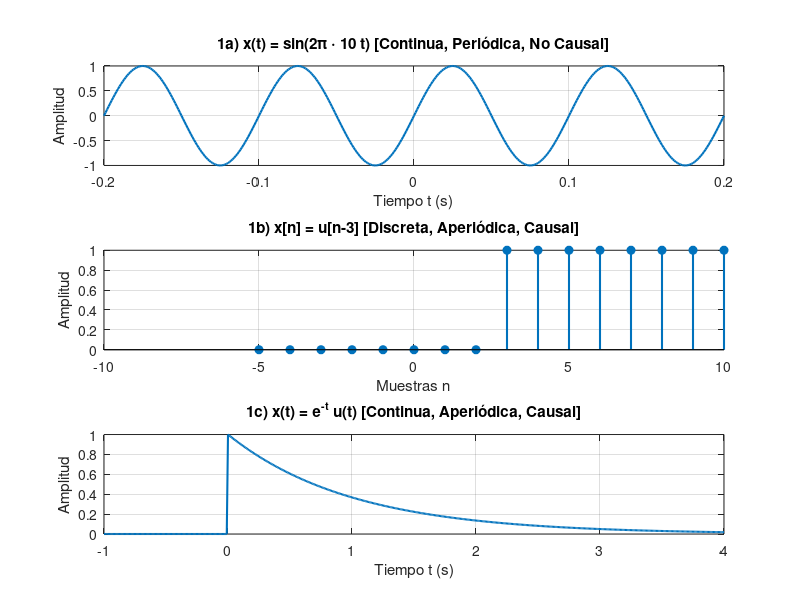
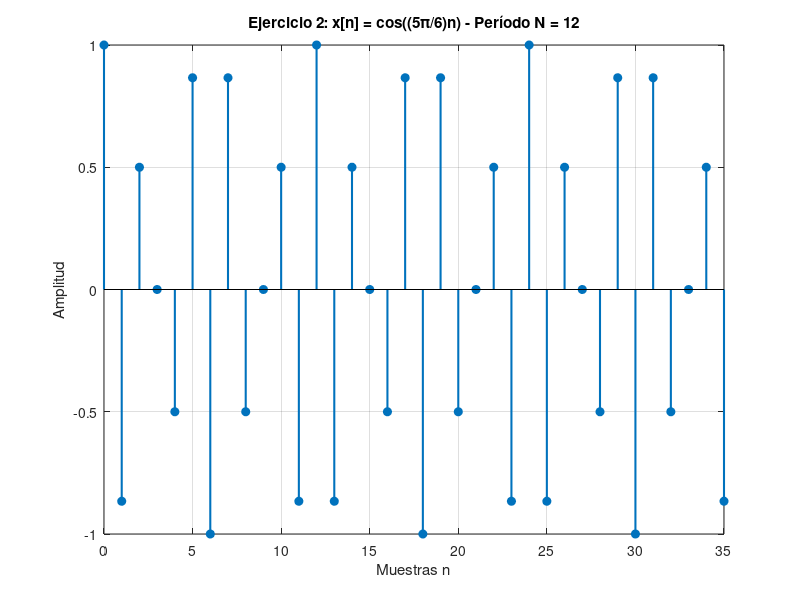
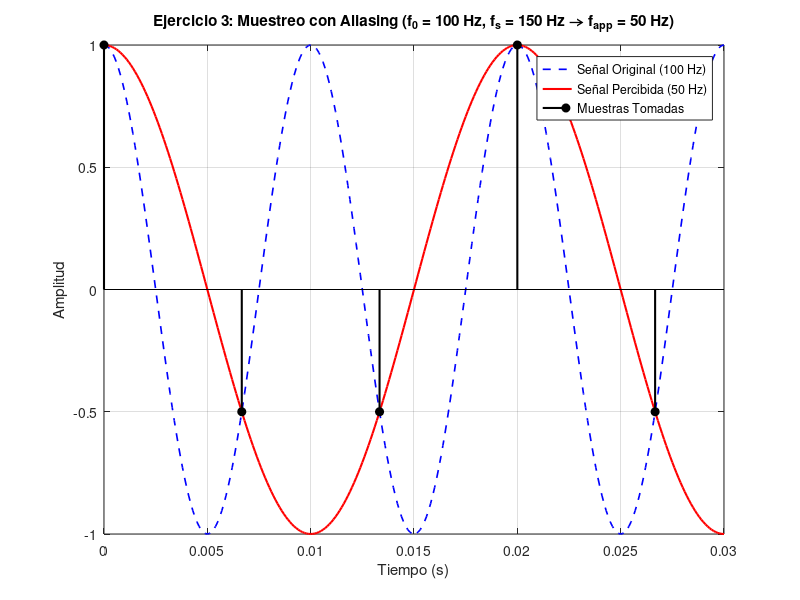
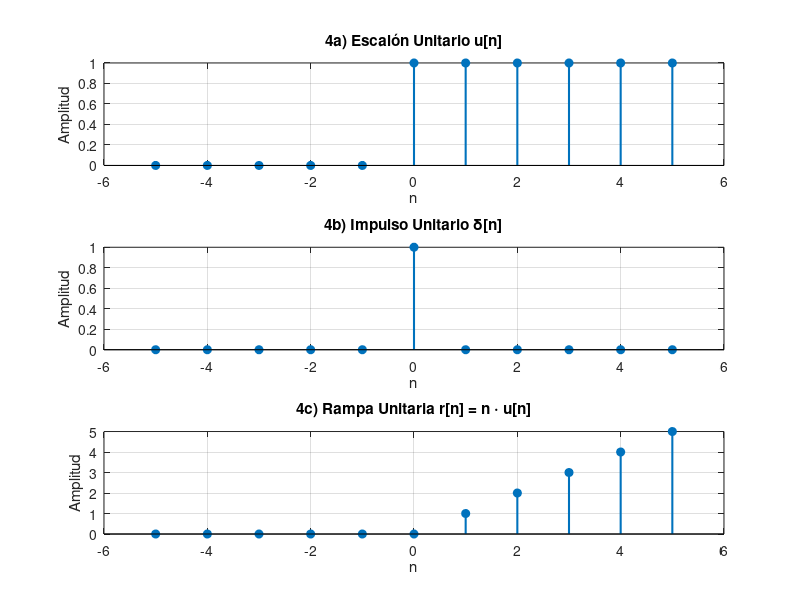

Recreate these plots in MATLAB, in order.
% =========================================================================
% Universidad Nacional Autónoma de México
% Asigantura: Procesamiento Digital de Señales
% TEMA: Ejercicios de Señales en Tiempo Continuo y Discreto
% 
% INTEGRANTES:
%   - Cruces Nuñez Claudia Meera (320277038)
%   - Téllez Olmedo Eduardo Iván (321134873)
% =========================================================================
%% Limpieza del entorno
clear; clc; close all;

%% ------------------------------------------------------------------------
% EJERCICIO 1: Visualización de las señales
% ------------------------------------------------------------------------
figure('Name', 'Ejercicio 1');

% a) x(t) = sin(2*pi*10*t)
t = -0.2:0.001:0.2; % Vector de tiempo continuo (-0.2 a 0.2 segundos)
xa = sin(2*pi*10*t);
subplot(3,1,1);
plot(t, xa, 'LineWidth', 1.5);
title('1a) x(t) = sin(2\pi \cdot 10 t) [Continua, Periódica, No Causal]');
xlabel('Tiempo t (s)'); ylabel('Amplitud'); grid on;

% b) x[n] = u[n-3]
n = -5:10; % Vector de tiempo discreto (-5 a 10)
xb = double(n >= 3); % Función escalón desplazada 3 unidades a la derecha
subplot(3,1,2);
stem(n, xb, 'filled', 'LineWidth', 1.5);
title('1b) x[n] = u[n-3] [Discreta, Aperiódica, Causal]');
xlabel('Muestras n'); ylabel('Amplitud'); grid on;

% c) x(t) = e^(-t)*u(t)
tc = -1:0.01:4;
xc = exp(-tc) .* (tc >= 0); % Multiplicación por u(t)
subplot(3,1,3);
plot(tc, xc, 'LineWidth', 1.5);
title('1c) x(t) = e^{-t} u(t) [Continua, Aperiódica, Causal]');
xlabel('Tiempo t (s)'); ylabel('Amplitud'); grid on;

%% ------------------------------------------------------------------------
% EJERCICIO 2: Periodicidad de x[n] = cos((5*pi/6)*n)
% ------------------------------------------------------------------------
figure('Name', 'Ejercicio 2');
n2 = 0:35; % Mostramos 3 periodos completos (3 * 12 = 36 muestras)
x2 = cos((5*pi/6) * n2);

stem(n2, x2, 'filled', 'LineWidth', 1.5);
title('Ejercicio 2: x[n] = cos((5\pi/6)n) - Período N = 12');
xlabel('Muestras n'); ylabel('Amplitud'); grid on;

%% ------------------------------------------------------------------------
% EJERCICIO 3: Muestreo y Aliasing
% ------------------------------------------------------------------------
figure('Name', 'Ejercicio 3');

f0 = 100;                 % Frecuencia original de la señal (200*pi / 2*pi)
fs = 150;                 % Frecuencia de muestreo dada
f_app = abs(f0 - fs);     % Frecuencia aparente por aliasing (50 Hz)

t_cont = 0:0.0001:0.03;   % Tiempo denso para graficar señal continua
x_original = cos(2*pi*f0*t_cont);
x_aliased = cos(2*pi*f_app*t_cont);

% Muestras tomadas a fs = 150 Hz
n_sample = 0:(0.03*fs);
t_sample = n_sample / fs;
x_sampled = cos(2*pi*f0*t_sample);

plot(t_cont, x_original, 'b--', 'LineWidth', 1.2); hold on;
plot(t_cont, x_aliased, 'r', 'LineWidth', 1.5);
stem(t_sample, x_sampled, 'k', 'filled', 'LineWidth', 1.5);
hold off;

title('Ejercicio 3: Muestreo con Aliasing (f_0 = 100 Hz, f_s = 150 Hz \rightarrow f_{app} = 50 Hz)');
xlabel('Tiempo (s)'); ylabel('Amplitud');
legend('Señal Original (100 Hz)', 'Señal Percibida (50 Hz)', 'Muestras Tomadas');
grid on;

%% ------------------------------------------------------------------------
% EJERCICIO 4: Gráficas de señales básicas para -5 <= n <= 5
% ------------------------------------------------------------------------
figure('Name', 'Ejercicio 4');
n4 = -5:5;

% a) Escalón unitario u[n]
u = double(n4 >= 0); %La señal inicia en 0
subplot(3,1,1);
stem(n4, u, 'filled', 'LineWidth', 1.5);
title('4a) Escalón Unitario u[n]');
xlabel('n'); ylabel('Amplitud'); grid on;

% b) Impulso unitario delta[n]
delta = double(n4 == 0); %La señal inicia en 0
subplot(3,1,2);
stem(n4, delta, 'filled', 'LineWidth', 1.5);
title('4b) Impulso Unitario \delta[n]');
xlabel('n'); ylabel('Amplitud'); grid on;

% c) Rampa unitaria r[n] = n * u[n]
r = n4 .* (n4 >= 0); %La señal n4 inicia 0
subplot(3,1,3);
stem(n4, r, 'filled', 'LineWidth', 1.5);
title('4c) Rampa Unitaria r[n] = n \cdot u[n]');
xlabel('n'); ylabel('Amplitud'); grid on;

%% ------------------------------------------------------------------------
% EJERCICIOS 5, 6 y 7: Transformaciones de tiempo sobre x[n] = {1, 2, 3, 4}
% ------------------------------------------------------------------------
% Definimos la señal original y su soporte de índices
x_val = [1, 2, 3, 4];
n_x = 0:3; % x[0]=1, x[1]=2, x[2]=3, x[3]=4

figure('Name', 'Ejercicios 5, 6 y 7 - Transformaciones de tiempo');

% Señal Original x[n]
subplot(3,3,1);
stem(n_x, x_val, 'filled', 'LineWidth', 1.5);
title('Original: x[n]');
xlabel('n'); xlim([-4 6]); grid on;

% Ejercicio 5: Inversión temporal x[-n]
% Propiedad: x[-n] se obtiene invirtiendo el eje de tiempo n -> -n
n_5 = -fliplr(n_x);
x_5 = fliplr(x_val);
subplot(3,3,2);
stem(n_5, x_5, 'filled', 'r', 'LineWidth', 1.5);
title('5) x[-n]');
xlabel('n'); xlim([-4 6]); grid on;

% Ejercicio 6a: Desplazamiento a la derecha x[n-2]
% Propiedad: x[n - k] desplaza la señal k unidades a la derecha
n_6a = n_x + 2;
subplot(3,3,4);
stem(n_6a, x_val, 'filled', 'g', 'LineWidth', 1.5);
title('6a) x[n-2]');
xlabel('n'); xlim([-4 6]); grid on;

% Ejercicio 6b: Desplazamiento a la izquierda x[n+1]
% Propiedad: x[n + k] desplaza la señal k unidades a la izquierda
n_6b = n_x - 1;
subplot(3,3,5);
stem(n_6b, x_val, 'filled', 'g', 'LineWidth', 1.5);
title('6b) x[n+1]');
xlabel('n'); xlim([-4 6]); grid on;

% Ejercicio 7a: Inversión y desplazamiento x[-n+2] = x[-(n-2)]
% Método de sustitución de índice: n_orig = -n_nuevo + 2 => n_nuevo = 2 - n_orig
n_7a = 2 - n_x;
% Reordenamos para graficar en orden creciente de tiempo
[n_7a_sorted, idx_a] = sort(n_7a);
x_7a_sorted = x_val(idx_a);

subplot(3,3,7);
stem(n_7a_sorted, x_7a_sorted, 'filled', 'm', 'LineWidth', 1.5);
title('7a) x[-n+2]');
xlabel('n'); xlim([-4 6]); grid on;

% Ejercicio 7b: Inversión y desplazamiento x[3-n] = x[-(n-3)]
% Método de sustitución de índice: n_orig = 3 - n_nuevo => n_nuevo = 3 - n_orig
n_7b = 3 - n_x;
[n_7b_sorted, idx_b] = sort(n_7b);
x_7b_sorted = x_val(idx_b);

subplot(3,3,8);
stem(n_7b_sorted, x_7b_sorted, 'filled', 'm', 'LineWidth', 1.5);
title('7b) x[3-n]');
xlabel('n'); xlim([-4 6]); grid on;
